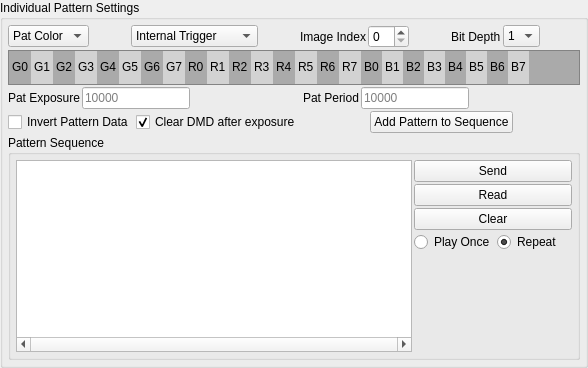
                     <widget class="QGroupBox" name="groupBox_VarExpPatSeqSel">
                      <property name="sizePolicy">
                       <sizepolicy hsizetype="Minimum" vsizetype="Minimum">
                        <horstretch>0</horstretch>
                        <verstretch>0</verstretch>
                       </sizepolicy>
                      </property>
                      <property name="title">
                       <string>Individual Pattern Settings</string>
                      </property>
                      <layout class="QVBoxLayout" name="verticalLayout_51">
                       <property name="spacing">
                        <number>2</number>
                       </property>
                       <property name="leftMargin">
                        <number>5</number>
                       </property>
                       <property name="topMargin">
                        <number>5</number>
                       </property>
                       <property name="rightMargin">
                        <number>5</number>
                       </property>
                       <property name="bottomMargin">
                        <number>5</number>
                       </property>
                       <item>
                        <layout class="QHBoxLayout" name="horizontalLayout_49">
                         <property name="spacing">
                          <number>2</number>
                         </property>
                         <item>
                          <widget class="QComboBox" name="comboBox_VarExpPatSeqSelPatColor">
                           <property name="currentText">
                            <string>Pat Color</string>
                           </property>
                           <item>
                            <property name="text">
                             <string>Pat Color</string>
                            </property>
                           </item>
                           <item>
                            <property name="text">
                             <string>Red</string>
                            </property>
                           </item>
                           <item>
                            <property name="text">
                             <string>Green</string>
                            </property>
                           </item>
                           <item>
                            <property name="text">
                             <string>Yellow</string>
                            </property>
                           </item>
                           <item>
                            <property name="text">
                             <string>Blue</string>
                            </property>
                           </item>
                           <item>
                            <property name="text">
                             <string>Magenta</string>
                            </property>
                           </item>
                           <item>
                            <property name="text">
                             <string>Cyan</string>
                            </property>
                           </item>
                           <item>
                            <property name="text">
                             <string>White</string>
                            </property>
                           </item>
                          </widget>
                         </item>
                         <item>
                          <spacer name="horizontalSpacer_21">
                           <property name="orientation">
                            <enum>Qt::Horizontal</enum>
                           </property>
                           <property name="sizeHint" stdset="0">
                            <size>
                             <width>40</width>
                             <height>20</height>
                            </size>
                           </property>
                          </spacer>
                         </item>
                         <item>
                          <widget class="QComboBox" name="comboBox_VarExpPatSeqSelTrigType">
                           <property name="currentIndex">
                            <number>0</number>
                           </property>
                           <property name="maxVisibleItems">
                            <number>15</number>
                           </property>
                           <item>
                            <property name="text">
                             <string>Internal Trigger</string>
                            </property>
                           </item>
                           <item>
                            <property name="text">
                             <string>External Positive</string>
                            </property>
                           </item>
                           <item>
                            <property name="text">
                             <string>External Negative</string>
                            </property>
                           </item>
                           <item>
                            <property name="text">
                             <string>No Trigger</string>
                            </property>
                           </item>
                          </widget>
                         </item>
                         <item>
                          <spacer name="horizontalSpacer_22">
                           <property name="orientation">
                            <enum>Qt::Horizontal</enum>
                           </property>
                           <property name="sizeHint" stdset="0">
                            <size>
                             <width>40</width>
                             <height>20</height>
                            </size>
                           </property>
                          </spacer>
                         </item>
                         <item>
                          <widget class="QLabel" name="label_VarExpPatSeqFrmOrImgIndex">
                           <property name="text">
                            <string>Image Index</string>
                           </property>
                          </widget>
                         </item>
                         <item>
                          <widget class="QSpinBox" name="spinBox_VarExpPatSeqFrameImgIndex">
                           <property name="maximum">
                            <number>63</number>
                           </property>
                          </widget>
                         </item>
                         <item>
                          <spacer name="horizontalSpacer_20">
                           <property name="orientation">
                            <enum>Qt::Horizontal</enum>
                           </property>
                           <property name="sizeHint" stdset="0">
                            <size>
                             <width>40</width>
                             <height>20</height>
                            </size>
                           </property>
                          </spacer>
                         </item>
                         <item>
                          <widget class="QLabel" name="label_VarExpPatSeqPatBitDepthSel">
                           <property name="text">
                            <string>Bit Depth</string>
                           </property>
                          </widget>
                         </item>
                         <item>
                          <widget class="QComboBox" name="comboBox_VarExpPatSeqPatBitDepthSel">
                           <item>
                            <property name="text">
                             <string>1</string>
                            </property>
                           </item>
                           <item>
                            <property name="text">
                             <string>2</string>
                            </property>
                           </item>
                           <item>
                            <property name="text">
                             <string>3</string>
                            </property>
                           </item>
                           <item>
                            <property name="text">
                             <string>4</string>
                            </property>
                           </item>
                           <item>
                            <property name="text">
                             <string>5</string>
                            </property>
                           </item>
                           <item>
                            <property name="text">
                             <string>6</string>
                            </property>
                           </item>
                           <item>
                            <property name="text">
                             <string>7</string>
                            </property>
                           </item>
                           <item>
                            <property name="text">
                             <string>8</string>
                            </property>
                           </item>
                          </widget>
                         </item>
                         <item>
                          <spacer name="horizontalSpacer_29">
                           <property name="orientation">
                            <enum>Qt::Horizontal</enum>
                           </property>
                           <property name="sizeHint" stdset="0">
                            <size>
                             <width>40</width>
                             <height>20</height>
                            </size>
                           </property>
                          </spacer>
                         </item>
                        </layout>
                       </item>
                       <item>
                        <layout class="QHBoxLayout" name="horizontalLayout_33">
                         <item>
                          <widget class="QListWidget" name="listWidget_VarExpPatSeqBitPlanes">
                           <property name="sizePolicy">
                            <sizepolicy hsizetype="MinimumExpanding" vsizetype="Fixed">
                             <horstretch>0</horstretch>
                             <verstretch>0</verstretch>
                            </sizepolicy>
                           </property>
                           <property name="minimumSize">
                            <size>
                             <width>465</width>
                             <height>0</height>
                            </size>
                           </property>
                           <property name="maximumSize">
                            <size>
                             <width>1655555</width>
                             <height>35</height>
                            </size>
                           </property>
                           <property name="toolTip">
                            <string>&lt;html&gt;&lt;head/&gt;&lt;body&gt;&lt;p&gt;Click on the desired group to add to sequence&lt;/p&gt;&lt;/body&gt;&lt;/html&gt;</string>
                           </property>
                           <property name="styleSheet">
                            <string notr="true">background-color: rgb(170, 170, 170);
alternate-background-color: rgb(210, 210, 210);</string>
                           </property>
                           <property name="verticalScrollBarPolicy">
                            <enum>Qt::ScrollBarAlwaysOff</enum>
                           </property>
                           <property name="horizontalScrollBarPolicy">
                            <enum>Qt::ScrollBarAlwaysOff</enum>
                           </property>
                           <property name="alternatingRowColors">
                            <bool>true</bool>
                           </property>
                           <property name="selectionMode">
                            <enum>QAbstractItemView::MultiSelection</enum>
                           </property>
                           <property name="flow">
                            <enum>QListView::LeftToRight</enum>
                           </property>
                           <property name="viewMode">
                            <enum>QListView::ListMode</enum>
                           </property>
                           <property name="modelColumn">
                            <number>0</number>
                           </property>
                           <item>
                            <property name="text">
                             <string>G0</string>
                            </property>
                           </item>
                           <item>
                            <property name="text">
                             <string>G1</string>
                            </property>
                           </item>
                           <item>
                            <property name="text">
                             <string>G2</string>
                            </property>
                           </item>
                           <item>
                            <property name="text">
                             <string>G3</string>
                            </property>
                           </item>
                           <item>
                            <property name="text">
                             <string>G4</string>
                            </property>
                           </item>
                           <item>
                            <property name="text">
                             <string>G5</string>
                            </property>
                           </item>
                           <item>
                            <property name="text">
                             <string>G6</string>
                            </property>
                           </item>
                           <item>
                            <property name="text">
                             <string>G7</string>
                            </property>
                           </item>
                           <item>
                            <property name="text">
                             <string>R0</string>
                            </property>
                           </item>
                           <item>
                            <property name="text">
                             <string>R1</string>
                            </property>
                           </item>
                           <item>
                            <property name="text">
                             <string>R2</string>
                            </property>
                           </item>
                           <item>
                            <property name="text">
                             <string>R3</string>
                            </property>
                           </item>
                           <item>
                            <property name="text">
                             <string>R4</string>
                            </property>
                           </item>
                           <item>
                            <property name="text">
                             <string>R5</string>
                            </property>
                           </item>
                           <item>
                            <property name="text">
                             <string>R6</string>
                            </property>
                           </item>
                           <item>
                            <property name="text">
                             <string>R7</string>
                            </property>
                           </item>
                           <item>
                            <property name="text">
                             <string>B0</string>
                            </property>
                           </item>
                           <item>
                            <property name="text">
                             <string>B1</string>
                            </property>
                           </item>
                           <item>
                            <property name="text">
                             <string>B2</string>
                            </property>
                           </item>
                           <item>
                            <property name="text">
                             <string>B3</string>
                            </property>
                           </item>
                           <item>
                            <property name="text">
                             <string>B4</string>
                            </property>
                           </item>
                           <item>
                            <property name="text">
                             <string>B5</string>
                            </property>
                           </item>
                           <item>
                            <property name="text">
                             <string>B6</string>
                            </property>
                           </item>
                           <item>
                            <property name="text">
                             <string>B7</string>
                            </property>
                           </item>
                          </widget>
                         </item>
                        </layout>
                       </item>
                       <item>
                        <layout class="QHBoxLayout" name="horizontalLayout_48">
                         <property name="spacing">
                          <number>2</number>
                         </property>
                         <item>
                          <widget class="QLabel" name="label_VarExpPatSeqPatExpTime">
                           <property name="text">
                            <string>Pat Exposure</string>
                           </property>
                          </widget>
                         </item>
                         <item>
                          <widget class="QLineEdit" name="lineEdit_VarExpPatSeqPatExpTime">
                           <property name="sizePolicy">
                            <sizepolicy hsizetype="Minimum" vsizetype="Fixed">
                             <horstretch>0</horstretch>
                             <verstretch>0</verstretch>
                            </sizepolicy>
                           </property>
                           <property name="frame">
                            <bool>true</bool>
                           </property>
                           <property name="placeholderText">
                            <string>10000</string>
                           </property>
                          </widget>
                         </item>
                         <item>
                          <spacer name="horizontalSpacer_30">
                           <property name="orientation">
                            <enum>Qt::Horizontal</enum>
                           </property>
                           <property name="sizeHint" stdset="0">
                            <size>
                             <width>40</width>
                             <height>20</height>
                            </size>
                           </property>
                          </spacer>
                         </item>
                         <item>
                          <widget class="QLabel" name="label_VarExpPatSeqPatPeriod">
                           <property name="text">
                            <string>Pat Period</string>
                           </property>
                          </widget>
                         </item>
                         <item>
                          <widget class="QLineEdit" name="lineEdit_VarExpPatSeqPatPeriod">
                           <property name="sizePolicy">
                            <sizepolicy hsizetype="Minimum" vsizetype="Fixed">
                             <horstretch>0</horstretch>
                             <verstretch>0</verstretch>
                            </sizepolicy>
                           </property>
                           <property name="placeholderText">
                            <string>10000</string>
                           </property>
                          </widget>
                         </item>
                         <item>
                          <spacer name="horizontalSpacer_31">
                           <property name="orientation">
                            <enum>Qt::Horizontal</enum>
                           </property>
                           <property name="sizeHint" stdset="0">
                            <size>
                             <width>40</width>
                             <height>20</height>
                            </size>
                           </property>
                          </spacer>
                         </item>
                        </layout>
                       </item>
                       <item>
                        <layout class="QHBoxLayout" name="horizontalLayout_50">
                         <property name="spacing">
                          <number>2</number>
                         </property>
                         <item>
                          <widget class="QCheckBox" name="checkBox_VarExpPatSeqInvPatData">
                           <property name="text">
                            <string>Invert Pattern Data</string>
                           </property>
                          </widget>
                         </item>
                         <item>
                          <widget class="QCheckBox" name="checkBox_VarExpPatSeqInsBlackPat">
                           <property name="toolTip">
                            <string>&lt;html&gt;&lt;head/&gt;&lt;body&gt;&lt;p&gt;You can change this individually later by right clicking on the pattern in the Sequence box below.&lt;/p&gt;&lt;/body&gt;&lt;/html&gt;</string>
                           </property>
                           <property name="text">
                            <string>Clear DMD after exposure</string>
                           </property>
                           <property name="checked">
                            <bool>true</bool>
                           </property>
                          </widget>
                         </item>
                         <item>
                          <spacer name="horizontalSpacer_5">
                           <property name="orientation">
                            <enum>Qt::Horizontal</enum>
                           </property>
                           <property name="sizeHint" stdset="0">
                            <size>
                             <width>40</width>
                             <height>20</height>
                            </size>
                           </property>
                          </spacer>
                         </item>
                         <item>
                          <widget class="QPushButton" name="pushButton_VarExpPatSeqAddPatToLut">
                           <property name="text">
                            <string>Add Pattern to Sequence</string>
                           </property>
                          </widget>
                         </item>
                         <item>
                          <spacer name="horizontalSpacer_19">
                           <property name="orientation">
                            <enum>Qt::Horizontal</enum>
                           </property>
                           <property name="sizeHint" stdset="0">
                            <size>
                             <width>40</width>
                             <height>20</height>
                            </size>
                           </property>
                          </spacer>
                         </item>
                        </layout>
                       </item>
                       <item>
                        <widget class="QGroupBox" name="seqGroupBox_4">
                         <property name="sizePolicy">
                          <sizepolicy hsizetype="Minimum" vsizetype="Minimum">
                           <horstretch>0</horstretch>
                           <verstretch>0</verstretch>
                          </sizepolicy>
                         </property>
                         <property name="minimumSize">
                          <size>
                           <width>0</width>
                           <height>0</height>
                          </size>
                         </property>
                         <property name="title">
                          <string>Pattern Sequence</string>
                         </property>
                         <layout class="QHBoxLayout" name="horizontalLayout_51" stretch="5,2">
                          <property name="spacing">
                           <number>2</number>
                          </property>
                          <property name="leftMargin">
                           <number>5</number>
                          </property>
                          <property name="topMargin">
                           <number>5</number>
                          </property>
                          <property name="rightMargin">
                           <number>5</number>
                          </property>
                          <property name="bottomMargin">
                           <number>5</number>
                          </property>
                          <item>
                           <widget class="QListWidget" name="listWidget_VarExpPatSeqLUT">
                            <property name="sizePolicy">
                             <sizepolicy hsizetype="Minimum" vsizetype="MinimumExpanding">
                              <horstretch>0</horstretch>
                              <verstretch>0</verstretch>
                             </sizepolicy>
                            </property>
                            <property name="minimumSize">
                             <size>
                              <width>0</width>
                              <height>0</height>
                             </size>
                            </property>
                            <property name="maximumSize">
                             <size>
                              <width>16777215</width>
                              <height>16777215</height>
                             </size>
                            </property>
                            <property name="font">
                             <font>
                              <family>Courier</family>
                              <weight>75</weight>
                              <bold>true</bold>
                             </font>
                            </property>
                            <property name="contextMenuPolicy">
                             <enum>Qt::CustomContextMenu</enum>
                            </property>
                            <property name="horizontalScrollBarPolicy">
                             <enum>Qt::ScrollBarAlwaysOn</enum>
                            </property>
                            <property name="alternatingRowColors">
                             <bool>false</bool>
                            </property>
                            <property name="selectionMode">
                             <enum>QAbstractItemView::SingleSelection</enum>
                            </property>
                            <property name="textElideMode">
                             <enum>Qt::ElideMiddle</enum>
                            </property>
                            <property name="flow">
                             <enum>QListView::LeftToRight</enum>
                            </property>
                            <property name="spacing">
                             <number>1</number>
                            </property>
                            <property name="viewMode">
                             <enum>QListView::ListMode</enum>
                            </property>
                            <property name="uniformItemSizes">
                             <bool>false</bool>
                            </property>
                            <property name="selectionRectVisible">
                             <bool>true</bool>
                            </property>
                           </widget>
                          </item>
                          <item>
                           <layout class="QVBoxLayout" name="verticalLayout_53" stretch="0,0,0,0,0">
                            <property name="spacing">
                             <number>2</number>
                            </property>
                            <item>
                             <widget class="QPushButton" name="pushButton_VarExpPatSeqSendLUT">
                              <property name="text">
                               <string>Send</string>
                              </property>
                             </widget>
                            </item>
                            <item>
                             <widget class="QPushButton" name="pushButton_VarExpPatSeqReadLUTFrmHW">
                              <property name="text">
                               <string>Read</string>
                              </property>
                             </widget>
                            </item>
                            <item>
                             <widget class="QPushButton" name="pushButton_VarExpPatSeqClearLUTFrmGUI">
                              <property name="text">
                               <string>Clear</string>
                              </property>
                             </widget>
                            </item>
                            <item>
                             <layout class="QHBoxLayout" name="horizontalLayout_52">
                              <item>
                               <widget class="QRadioButton" name="radioButton_VarExpPatSeqDispRunOnce">
                                <property name="minimumSize">
                                 <size>
                                  <width>0</width>
                                  <height>17</height>
                                 </size>
                                </property>
                                <property name="text">
                                 <string>Play Once</string>
                                </property>
                                <property name="checked">
                                 <bool>false</bool>
                                </property>
                               </widget>
                              </item>
                              <item>
                               <widget class="QRadioButton" name="radioButton_VarExpPatSeqDispRunContinuous">
                                <property name="minimumSize">
                                 <size>
                                  <width>0</width>
                                  <height>17</height>
                                 </size>
                                </property>
                                <property name="text">
                                 <string>Repeat</string>
                                </property>
                                <property name="checked">
                                 <bool>true</bool>
                                </property>
                               </widget>
                              </item>
                             </layout>
                            </item>
                            <item>
                             <spacer name="verticalSpacer_16">
                              <property name="orientation">
                               <enum>Qt::Vertical</enum>
                              </property>
                              <property name="sizeHint" stdset="0">
                               <size>
                                <width>20</width>
                                <height>40</height>
                               </size>
                              </property>
                             </spacer>
                            </item>
                           </layout>
                          </item>
                         </layout>
                        </widget>
                       </item>
                      </layout>
                     </widget>
